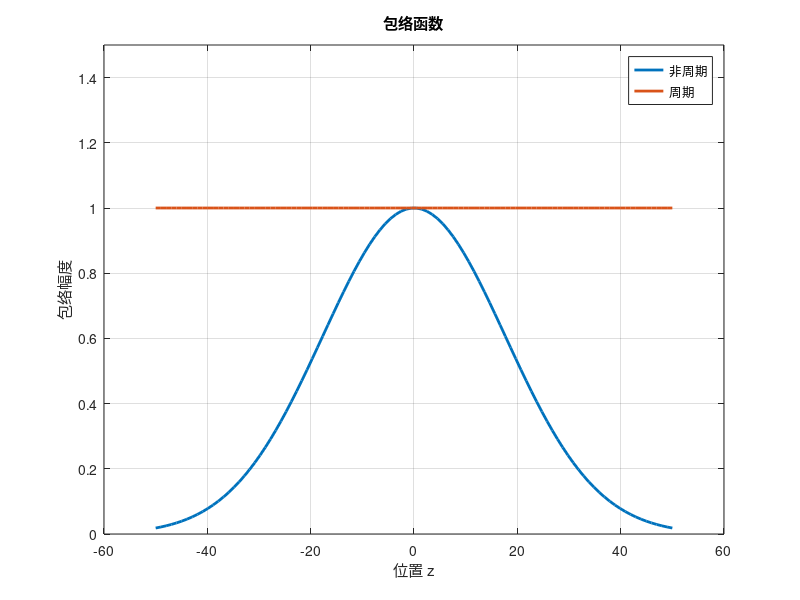
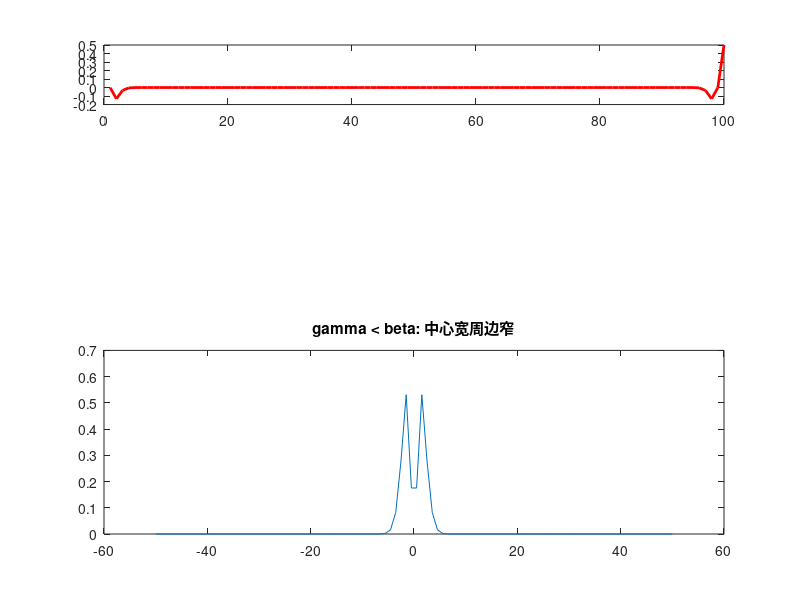

Here is the MATLAB script that generated these plots, in order: (Note: this script raises an error after producing the figures.)
dt = 0.01;
T = 15;
t = 0:dt:T;

% 方法2的三角波
period = 5;
magnitude = 3;
% x_tri = 1 - 2 * abs(mod(t/period, 1) - 0.5);
% x_tri = (x_tri + 1)/2;
x_tri = abs(magnitude*mod(t/period-period/4,1)-magnitude/2);

% 对比原始正弦波
x_sin = (magnitude*sin(t*2*pi/period)+magnitude)/4;
% figure;
% title('匀速运行的三角波')
%plot(t, x_tri, 'r-', 'LineWidth', 2);
%hold on;
%plot(t, x_sin, 'b-', 'LineWidth', 2);
%%
N = 100;
z = linspace(-N/2, N/2, N);

% 高斯包络
envelope = exp(-4*(z'./(N/2)).^2);  % 转置与否无所谓

figure;
plot(z, envelope, 'LineWidth', 2);

title('包络函数');
xlabel('位置 z'); ylabel('包络幅度');
hold on;
envelope_2 = ones(N,1);
plot(z, envelope_2, 'LineWidth', 2);
legend('非周期','周期');
ylim([0,1.5]);
grid on;
%% DoG 差高斯函数 --构建权重函数时使用
% 1D情况示例
N = 100;
z = linspace(-N/2, N/2, N);

% 情况1：gamma > beta（中心窄，周边宽）
alpha = 1; gamma = 1; beta = 0.2;
dog1 = alpha*(exp(-gamma*z.^2) - exp(-beta*z.^2));  % 注意alpha的位置

% 情况2：gamma < beta（中心宽，周边窄）  
alpha = 1; gamma = 0.2; beta = 1;
dog2 = alpha*(exp(-gamma*z.^2) - exp(-beta*z.^2));

figure;
subplot(2,1,1); plot(z, dog1); title('gamma > beta: 中心窄周边宽');
subplot(2,1,2); plot(z, dog2); title('gamma < beta: 中心宽周边窄');
%% 演示周期性平移,以及对每个神经元根据神经元的位置/id生成权重矩阵的效果
% 演示平移效果
N = 100;
z = (-N/2:1:N/2-1);
crossSection = exp(-z.^2) - 0.5*exp(-0.3*z.^2);
crossSection_shifted = circshift(crossSection, [0, round(N/2)-1]);
% % 平移前：峰值在数组开头
% figure;
% subplot(2,1,1);
% plot(1:N, crossSection, 'b-', 'LineWidth', 2);
% title('平移前 - 峰值在数组开头');
% grid on;
W_RR = zeros(1,N);
W_LL = zeros(1,N);
W_RL = zeros(1,N);
W_LR = zeros(1,N);

i = 30;
% 一共两类群体，分别定义内部投射和外部投射
W_RR(:) =  circshift(crossSection_shifted,[0 i - 1]); % Right neurons to Right neurons
W_LL(:) =  circshift(crossSection_shifted,[0 i + 1]); % Left neurons to Left neurons
W_RL(:) =  circshift(crossSection_shifted,[0 i]);     % Left neurons to Right neurons
W_LR(:) =  circshift(crossSection_shifted,[0 i]);     % Right neurons to Left neurons

% 平移后：峰值在数组中间

subplot(5,1,1);
plot(1:N, crossSection_shifted, 'r-', 'LineWidth', 2);
title('neuron',i);
subplot(5,1,2);
plot(1:N, W_RR, 'b-', 'LineWidth', 2);
title('W_{RR}')
subplot(5,1,3);
plot(1:N, W_LL, 'b-', 'LineWidth', 2);
title('W_{LL}')
subplot(5,1,4);
plot(1:N, W_RL, 'b-', 'LineWidth', 2);
title('W_{RL}')
subplot(5,1,5);
plot(1:N, W_LR, 'b-', 'LineWidth', 2);
title('W_{LR}')
grid on;
%%
F = [0.5; 1.2; 0.8]; % (3个神经元的发放率，单位Hz)
m = 4; % (每个时间步细分为4个子间隔)
dt = 0.001; % (时间步长1ms)

rm = repmat(F,1,m)

